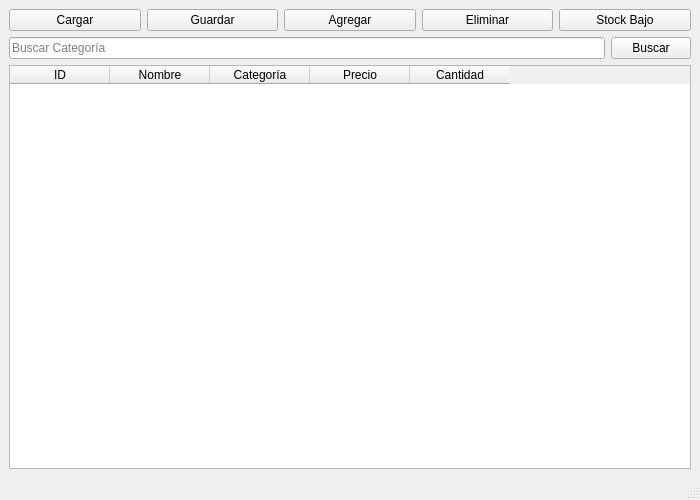
<?xml version="1.0" encoding="UTF-8"?>
<ui version="4.0">
 <class>MainWindow</class>
 <widget class="QMainWindow" name="MainWindow">
  <property name="geometry">
   <rect><x>0</x><y>0</y><width>700</width><height>500</height></rect>
  </property>
  <property name="windowTitle"><string>Sistema de Inventario</string></property>
  <widget class="QWidget" name="centralwidget">
   <layout class="QVBoxLayout" name="verticalLayout">
    <item>
     <layout class="QHBoxLayout" name="horizontalLayoutTop">
      <item><widget class="QPushButton" name="btnCargar"><property name="text"><string>Cargar</string></property></widget></item>
      <item><widget class="QPushButton" name="btnGuardar"><property name="text"><string>Guardar</string></property></widget></item>
      <item><widget class="QPushButton" name="btnAgregar"><property name="text"><string>Agregar</string></property></widget></item>
      <item><widget class="QPushButton" name="btnEliminar"><property name="text"><string>Eliminar</string></property></widget></item>
      <item><widget class="QPushButton" name="btnStockBajo"><property name="text"><string>Stock Bajo</string></property></widget></item>
    </layout>
    </item>
    <item>
     <layout class="QHBoxLayout" name="horizontalLayoutSearch">
      <item><widget class="QLineEdit" name="txtCategoria"><property name="placeholderText"><string>Buscar Categoría</string></property></widget></item>
      <item><widget class="QPushButton" name="btnBuscarCategoria"><property name="text"><string>Buscar</string></property></widget></item>
    </layout>
    </item>
    <item>
     <widget class="QTableWidget" name="tablaProductos">
      <property name="columnCount"><number>5</number></property>
      <property name="rowCount"><number>0</number></property>
      <column><property name="text"><string>ID</string></property></column>
      <column><property name="text"><string>Nombre</string></property></column>
      <column><property name="text"><string>Categoría</string></property></column>
      <column><property name="text"><string>Precio</string></property></column>
      <column><property name="text"><string>Cantidad</string></property></column>
     </widget>
    </item>
   </layout>
  </widget>
  <widget class="QMenuBar" name="menubar"/>
  <widget class="QStatusBar" name="statusbar"/>
 </widget>
 <resources/>
 <connections/>
</ui>
